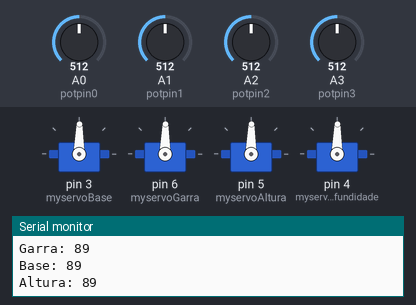
This sketch was run on a simulated Arduino Uno, built with avr-gcc and run on an emulated ATmega328P. Parts: 4 × servo, the last lines printed to the serial monitor. The inputs (shaded band) are chosen by the test bench; at power-on: A0 (potpin0) = 512, A1 (potpin1) = 512, A2 (potpin2) = 512, A3 (potpin3) = 512.

Above: at 1.2 s.
1.3 s: A0 (potpin0) set to 62
At 2.3 s:
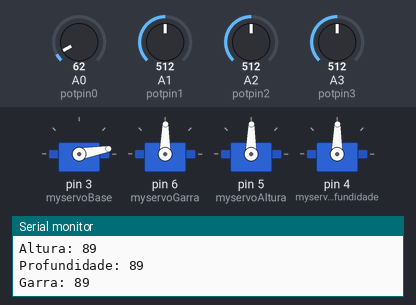
2.8 s: A0 (potpin0) set to 54
At 4.0 s:
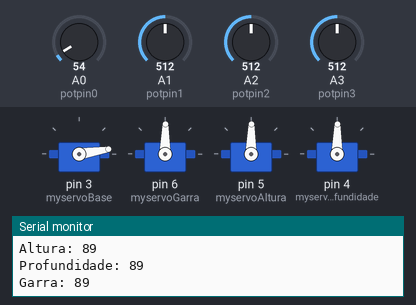
5.8 s: A1 (potpin1) set to 563
At 6.7 s:
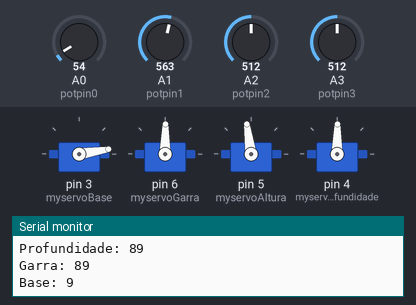
8.8 s: A1 (potpin1) set to 589
At 10.0 s:
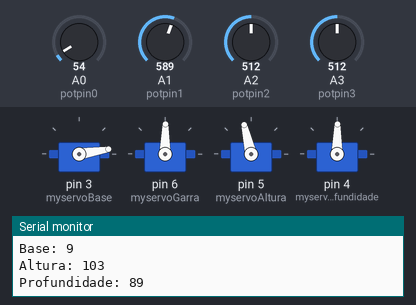
10.3 s: A2 (potpin2) set to 60
At 11.1 s:
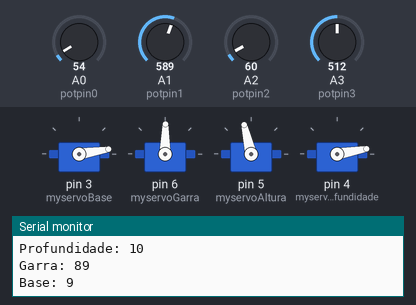
11.8 s: A2 (potpin2) set to 53
At 12.8 s:
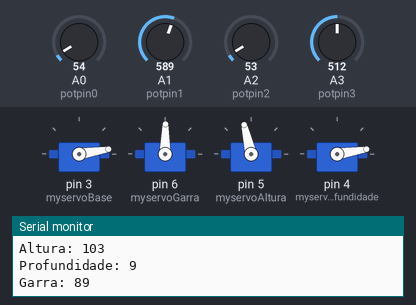
Timing chart, 0 to 14.3 s (numbered marks = the images above; inputs shaded):
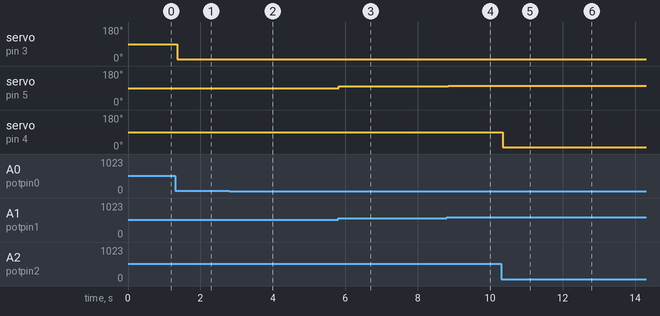

Measured:
- after the input at 1.3 s, servo on pin 3 (myservoBase): 89° → 10° after 0.06 s
- after the input at 2.8 s, servo on pin 3 (myservoBase): 10° → 9° at once
- after the input at 5.8 s, servo on pin 5 (myservoAltura): 89° → 98° at once
- after the input at 8.8 s, servo on pin 5 (myservoAltura): 98° → 103° after 0.05 s
- after the input at 10.3 s, servo on pin 4 (myservoProfundidade): 89° → 10° at once
- after the input at 11.8 s, servo on pin 4 (myservoProfundidade): 10° → 9° at once

The sketch:

garra2.ino
```cpp
#include <Servo.h>

#define potpin0 0
#define potpin1 1
#define potpin2 2
#define potpin3 3

Servo myservoBase; // Objeto servo para controlar a base
Servo myservoGarra; //Objeto servo para controlar a garra
Servo myservoAltura; //Objeto servo para controlar a altura do braço
Servo myservoProfundidade; //Objeto servo para profundidade a altura do braço

int val; // variable to read the value from the analog pin

void setup()
{
  Serial.begin(9600);
	myservoBase.attach(3); //Associa cada objeto a um pino pwm
	myservoGarra.attach(6);
	myservoAltura.attach(5);
	myservoProfundidade.attach(4);
}

void loop()
{
	val = map(analogRead(potpin0), 0, 1023, 0, 179);
	myservoBase.write(val);
  Serial.print("Base: ");
  Serial.println(val);

	val = map(analogRead(potpin1), 0, 1023, 0, 179);
	myservoAltura.write(val);
  Serial.print("Altura: ");
  Serial.println(val);

	val = map(analogRead(potpin2), 0, 1023, 0, 179);
	myservoProfundidade.write(val);
  Serial.print("Profundidade: ");
  Serial.println(val);

	val = map(analogRead(potpin3), 0, 1023, 0, 179);
	myservoGarra.write(val);
  Serial.print("Garra: ");
  Serial.println(val);


  Serial.println();
  Serial.println();
  Serial.println();
}
```
